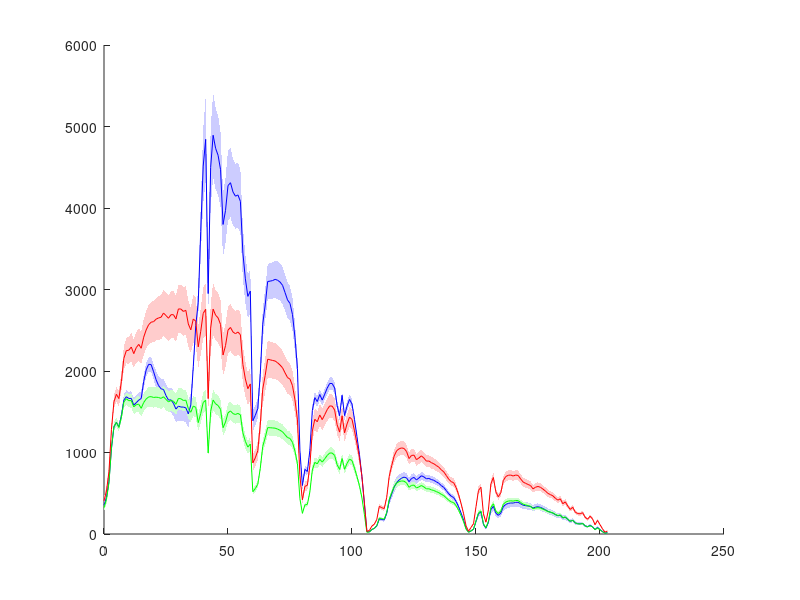

MATLAB code to generate this figure:
%PLOT_SPECTRA Plots spectra for background and implanted anomalies
clear;

%% Load images
load('salinas_impl_4.mat');
X2 = X;
load('salinas_impl_14.mat');

load('salinas_impl_gt.mat');

% load('salinas.mat');
% load('salinas_gt.mat');
% X2 = X;

%% Parameter
% If N = 0, mean and std of all points in a region are plotted
% If N > 0, the individual spectra for N random elements in a region are
%           plotted instead
N = 0;

%% Get the elements
sz = size(X);

ai = find(gt);
bi = find(1-gt);
if N
    ar = randi(length(ai), 1, N);
    br = randi(length(bi), 1, N);
    ai = ai(ar);
    bi = bi(br);
end

X_ = reshape(X, sz(1)*sz(2), sz(3));
X2_ = reshape(X2, sz(1)*sz(2), sz(3));

A = X_(ai,:);
A2 = X2_(ai,:);
B = X_(bi,:);

%% Plot the elements
x = (0:sz(3)-1)';
if N
    figure; hold on;
    for i = 1:N
        plot(x,A(i,:),'b')
        plot(x,A2(i,:),'g')
        plot(x,B(i,:),'r')
    end
    hold off;
else
    mA = mean(A)';
    mA2 = mean(A2)';
    mB = mean(B)';
    sA = std(A)';
    sA2 = std(A2)';
    sB = std(B)';
    figure; hold on;
    fill([x;flipud(x)],[mA-sA;flipud(mA+sA)],[.8 .8 1],'linestyle','none');
    fill([x;flipud(x)],[mA2-sA2;flipud(mA2+sA2)],[.8 1 .8],'linestyle','none');
    fill([x;flipud(x)],[mB-sB;flipud(mB+sB)],[1 .8 .8],'linestyle','none');
    plot(x, mA, 'b');
    plot(x, mA2, 'g');
    plot(x, mB, 'r');
    hold off;
end